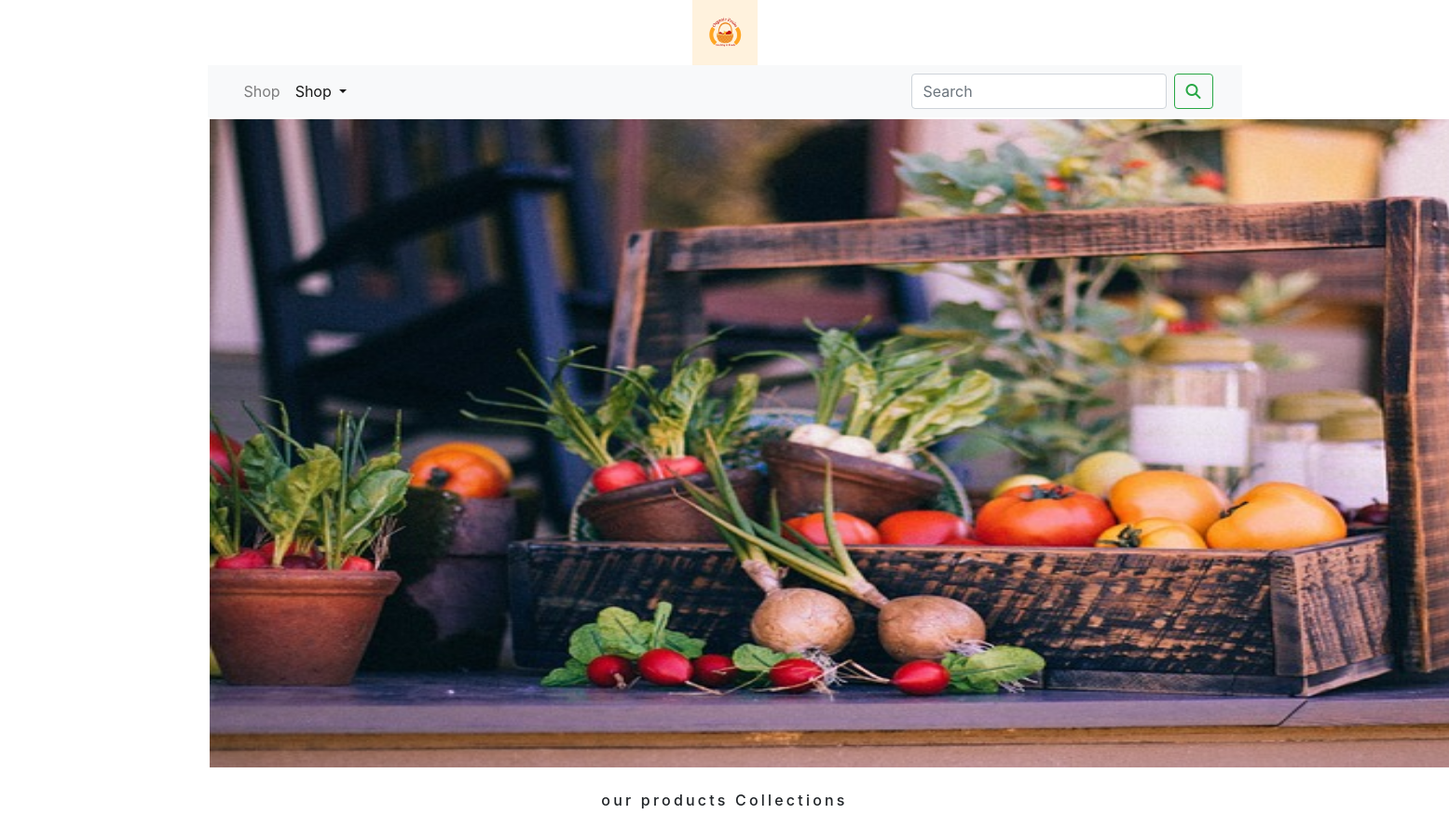
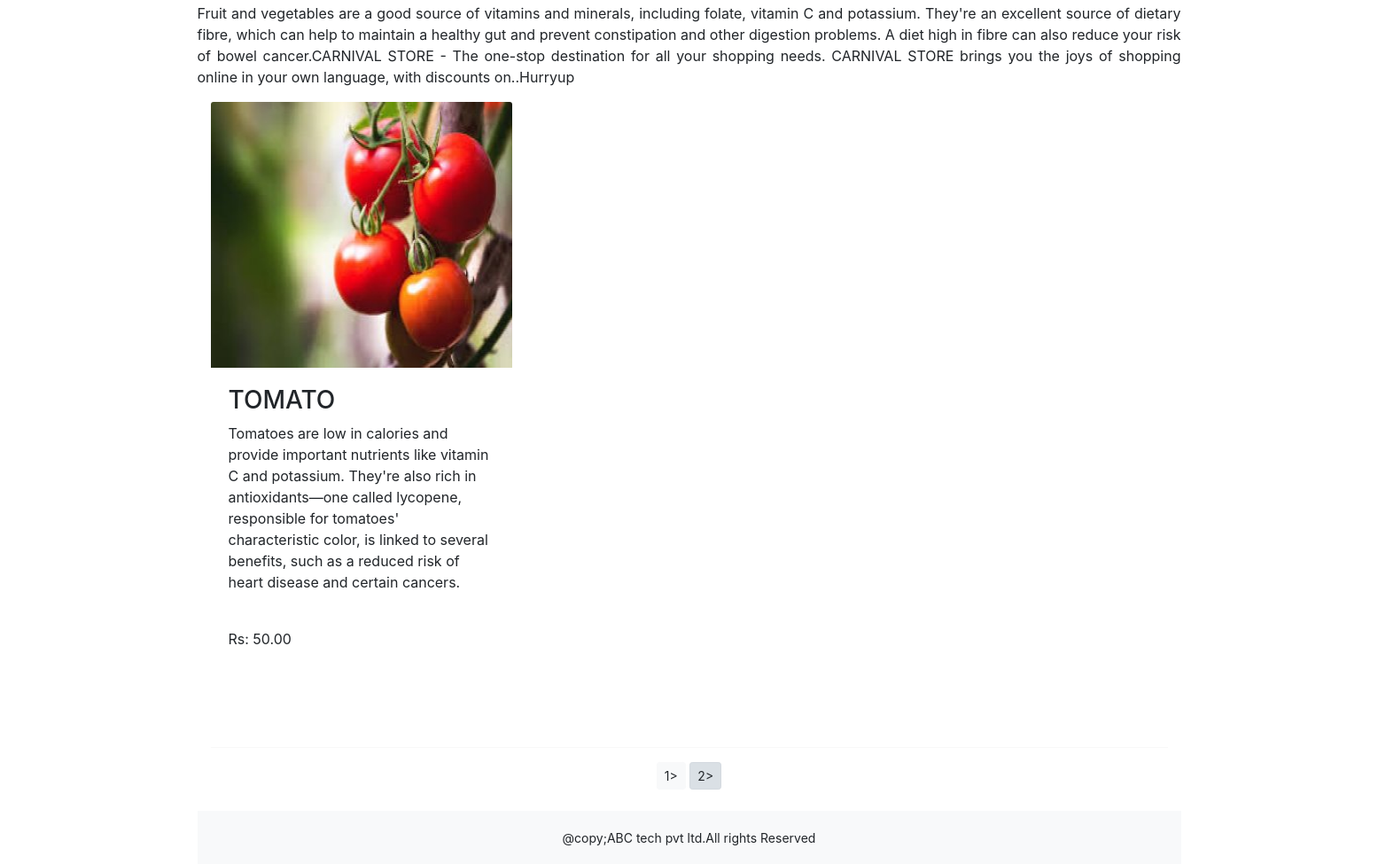
Page /shopping?page=2 on the committed database (2 pictures, top to bottom).
### shopping/models.py (models this page shows, shortened)
class Product(models.Model):
    name=models.CharField(max_length=250,unique=True)
    slug=models.SlugField(max_length=250,unique=True)
    description=models.TextField(blank=True)
    price=models.DecimalField(max_digits=10,decimal_places=2)
    category=models.ForeignKey(Category,on_delete=models.CASCADE)
    image=models.ImageField(upload_to='product',blank=True)
    stock=models.IntegerField()
    available=models.BooleanField(default=True)
    created=models.DateTimeField(auto_now_add=True)
    updated=models.DateTimeField(auto_now=True)
    def get_url(self):
        return reverse('shopping:pro_detail',args=[self.category.slug,self.slug])
    class Meta:
        ordering = ('name',)
        verbose_name = 'product'
        verbose_name_plural = 'products'

### shopping/views.py (the view)
# urls.py: path('',views.allProdCat,name='allProdCat'),
def allProdCat(request,c_slug=None):
    c_page=None
    products_list=None
    if c_slug!=None:
        c_page=get_object_or_404(Category,slug=c_slug)
        products_list=Product.objects.all().filter(category=c_page,available=True)
    else:
        products_list=Product.objects.all().filter(available=True)
    paginator=Paginator(products_list,6)
    try:
        page=int(request.GET.get('page','1'))
    except:
        page=1
    try:
        products=paginator.page(page)
    except (EmptyPage,InvalidPage):
        products=paginator.page(paginator.num_pages)
    return render(request,"category.html",{'category':c_page,'products':products})

### cart/context_processors.py (called while the page is built)
def counter(request):
    item_count = 0
    if 'admin' in request.path:
        return {}
    else:
        try:
            cart = Cart.objects.filter(cart_id=_cart_id(request))
            cart_items = CartItem.objects.all().filter(cart=cart[:1])
            for cart_item in cart_items:
                item_count += cart_item.quantity
        except Cart.DoesNotExist:
            item_count = 0
    return dict(item_count=item_count)

### cart/views.py (called while the page is built)
def _cart_id(request):
    cart = request.session.session_key
    if not cart:
        cart = request.session.create()
    return cart

### shopping/context_processors.py (called while the page is built)
def menu_links(request):
    links=Category.objects.all()
    return dict(links=links)

### shopping/models.py (called while the page is built)
    def get_url(self):
        return reverse('shopping:product_by_category',args=[self.slug])

### templates/category.html (shortened to what this page needs)
{% extends 'base.html' %}
{% load static %}
{% block content %}
    <div class="mx_auto">
      {% if category %}
      <img class="my_image" src="{{category.image.url}}" alt="{{category.name}}">
    </div>
    <br>
        <div>
            <h1 class="text-center my_title">{{category.name}}</h1>
          <p class="text-justify">{{category.description}}</p>
        </div>
  {% else %}
        <div>
            <img class="my_image my_image_padding" src="{% static 'img/banner11.jpg' %}" alt="our products" width="1500px;">
        </div>
        <br>
                <div>
                  <h1 class="text-center my_title">our products Collections</h1>
                  <p class="text-justify">Fruit and vegetables are a good source of vitamins and minerals, including folate, vitamin C and potassium. They're an excellent source of dietary fibre, which can help to maintain a healthy gut and prevent constipation and other digestion problems. A diet high in fibre can also reduce your risk of bowel cancer.CARNIVAL STORE - The one-stop destination for all your shopping needs. CARNIVAL STORE brings you the joys of shopping online in your own language, with discounts on..Hurryup</p>
                </div>
  {% endif %}
    <div class="container">
        <div class="row mx_auto">
  {% for product in products.object_list %}
         <div class="my_bottom_margin col-9 col-sm-12 col-md-4 col-lg-4">
             <div class="card-text-center" style="min-width:18rem;">
                 <a href="{{product.get_url}}"><img class="card-img-top my_image" src="{{product.image.url}}" alt="{{product.name}}" width="160px;"></a>
                  <div class="card-body">
                      <h3>{{product.name}}</h3>
                        <p>{{product.description}}</p><br>
                          <p>Rs: {{product.price}}</p> <br><br>
                  </div>
            </div>
        </div>
  {% endfor %}
    </div>
        <div>
        {% if products.paginator.num_pages > 1 %}
        <hr>
        <div class="text-center">
            {% for pg in products.paginator.page_range %}
                <a href="?page={{pg}}" class="btn btn-light btn-sm {% if products.number == pg %} active {% endif %}">{{pg}}></a>
            {% endfor %}
        </div>
            {% endif %}
        </div>
        <br>
        </div>
  {% endblock %}

### static/css/custom.css (style rules this page uses)
body { font-family: 'Poppins', sans-serif; }
.my_image { width:300px; height:300px; }
.my_title { font-size:16px; text_transform:uppercase; letter-spacing:.2em; }
.my_image_padding { padding:2px; height:700px; width:1500px; }
.my_bottom_margin { margin-bottom:10px; }

### rows in the picture
Product: image (picture), name "TOMATO", description "Tomatoes are low in calories and provide important nutrients like vitamin C and potassium. They're also rich in antioxidants—one called lycopene, responsible for tomatoes' characteristic color, is linked to several benefits, such as a reduced risk of heart disease and certain cancers.", price "50.00"

### other values in the picture
{{ pg }} "1" "2"
